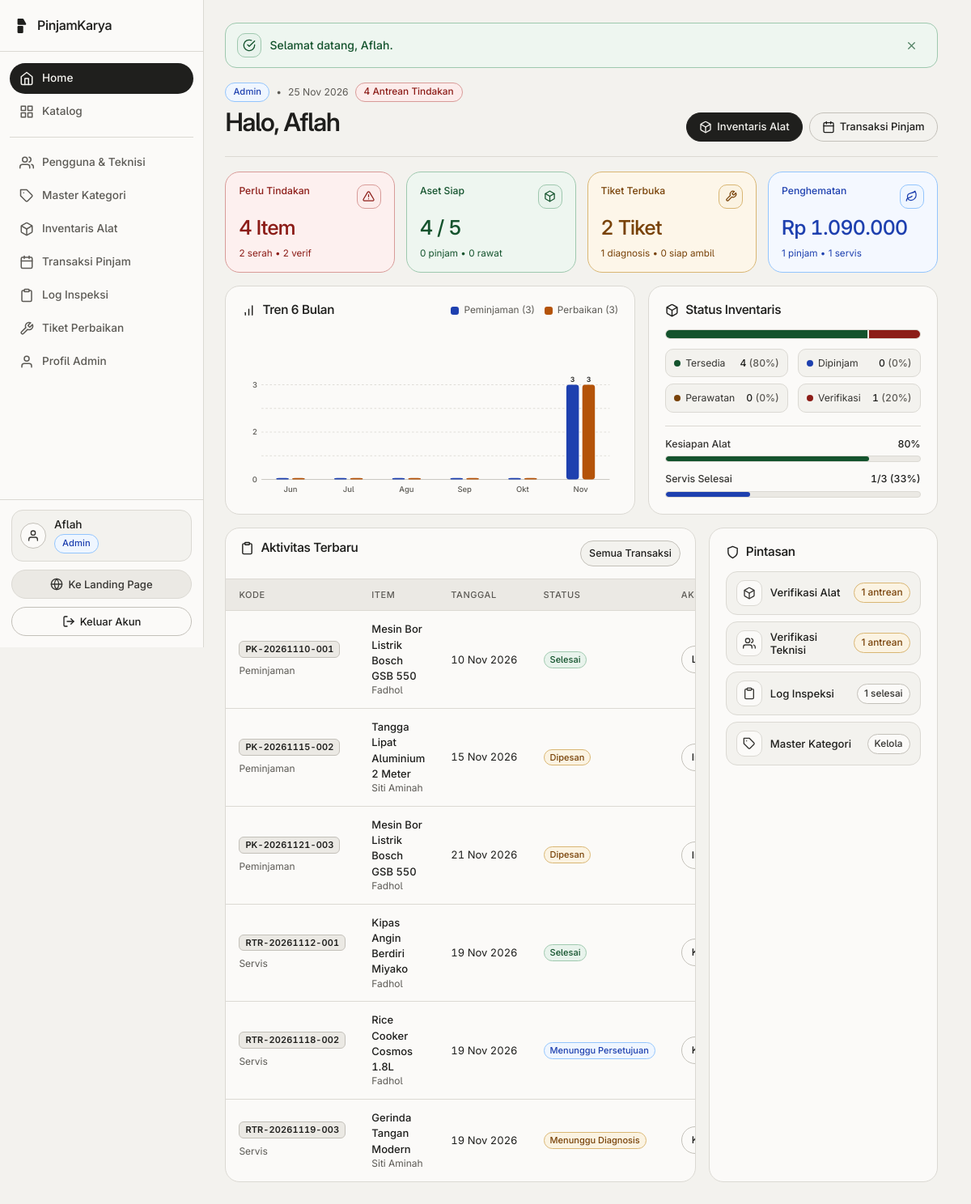
/dashboard.php (signed in), run on the app's committed database.
### tables this page shows
CREATE TABLE users (
    id_user INT AUTO_INCREMENT PRIMARY KEY,
    nama VARCHAR(100) NOT NULL,
    email VARCHAR(100) NOT NULL UNIQUE,
    password VARCHAR(255) NOT NULL,
    no_hp VARCHAR(20) NOT NULL,
    alamat TEXT NOT NULL,
    role ENUM('admin', 'mitra', 'warga') NOT NULL DEFAULT 'warga',
    is_kontributor TINYINT(1) NOT NULL DEFAULT 0,
    is_teknisi TINYINT(1) NOT NULL DEFAULT 0,
    is_verified_teknisi TINYINT(1) NOT NULL DEFAULT 0,
    skor_kredibilitas INT NOT NULL DEFAULT 100,
    created_at TIMESTAMP DEFAULT CURRENT_TIMESTAMP
);

CREATE TABLE peminjaman (
    id_peminjaman INT AUTO_INCREMENT PRIMARY KEY,
    kode_booking VARCHAR(30) NOT NULL UNIQUE,
    id_alat INT NOT NULL,
    id_warga INT NOT NULL,
    tgl_mulai DATE NOT NULL,
    tgl_selesai DATE NOT NULL,
    setuju_panduan TINYINT(1) NOT NULL DEFAULT 1,
    status_peminjaman ENUM('Dipesan', 'Dipinjam', 'Selesai', 'Dibatalkan') NOT NULL DEFAULT 'Dipesan',
    created_at TIMESTAMP DEFAULT CURRENT_TIMESTAMP,
    CONSTRAINT fk_pinjam_alat FOREIGN KEY (id_alat) REFERENCES aset_alat(id_alat) ON DELETE RESTRICT,
    CONSTRAINT fk_pinjam_warga FOREIGN KEY (id_warga) REFERENCES users(id_user) ON DELETE CASCADE
);

CREATE TABLE tiket_perbaikan (
    id_tiket INT AUTO_INCREMENT PRIMARY KEY,
    kode_tiket VARCHAR(30) NOT NULL UNIQUE,
    id_pelapor INT NOT NULL,
    id_kategori INT NOT NULL,
    id_teknisi INT NULL DEFAULT NULL,
    id_alat_hub INT NULL DEFAULT NULL,
    nama_barang VARCHAR(150) NOT NULL,
    deskripsi_kerusakan TEXT NOT NULL,
    foto_barang VARCHAR(255) NOT NULL DEFAULT 'default_tiket.jpg',
    metode_cek ENUM('Diantar ke Hub', 'Kunjungan Teknisi') NOT NULL DEFAULT 'Diantar ke Hub',
    diagnosis_teknisi TEXT NULL,
    estimasi_biaya DECIMAL(12,2) NOT NULL DEFAULT 0.00,
    estimasi_hari INT NOT NULL DEFAULT 0,
    persetujuan_warga TINYINT(1) NOT NULL DEFAULT 0,
    status_tiket ENUM('Menunggu Diagnosis', 'Menunggu Persetujuan', 'Dikerjakan', 'Siap Diambil', 'Selesai', 'Dibatalkan') NOT NULL DEFAULT 'Menunggu Diagnosis',
    created_at TIMESTAMP DEFAULT CURRENT_TIMESTAMP,
    CONSTRAINT fk_tiket_pelapor FOREIGN KEY (id_pelapor) REFERENCES users(id_user) ON DELETE CASCADE,
    CONSTRAINT fk_tiket_kategori FOREIGN KEY (id_kategori) REFERENCES kategori_alat(id_kategori) ON DELETE RESTRICT,
    CONSTRAINT fk_tiket_teknisi FOREIGN KEY (id_teknisi) REFERENCES users(id_user) ON DELETE SET NULL,
    CONSTRAINT fk_tiket_alat_hub FOREIGN KEY (id_alat_hub) REFERENCES aset_alat(id_alat) ON DELETE SET NULL
);

### includes/functions.php (the view, shortened to what the rows shown need)
<?php
function pk_nama_bulan_singkat(): array {
    return [
        1 => 'Jan', 2 => 'Feb', 3 => 'Mar', 4 => 'Apr',
        5 => 'Mei', 6 => 'Jun', 7 => 'Jul', 8 => 'Agu',
        9 => 'Sep', 10 => 'Okt', 11 => 'Nov', 12 => 'Des',
    ];
}
function format_nama_pengguna(string $nama): string {
    $clean = trim((string)preg_replace('/\s*\([^)]*(?:Warga|Mitra|Admin|Teknisi|Skor)[^)]*\)\s*$/iu', '', $nama));
    return $clean !== '' ? $clean : trim($nama);
}
function user_role_label(array $user): string {
    $role = (string)($user['role'] ?? 'warga');
    if ($role === 'admin') {
        return 'Admin';
    }
    return 'Warga';
}
function render_role_badge(array $user, string $extra_class = ''): string {
    $role = (string)($user['role'] ?? 'warga');
    $mod = 'warga';
    if ($role === 'admin') {
        $mod = 'admin';
    } elseif ($role === 'mitra') {
        $mod = 'mitra';
    }
    $cls = 'pk-role-tag pk-role-tag--' . $mod . ($extra_class !== '' ? ' ' . trim($extra_class) : '');
    return '<span class="' . $cls . '">' . e(user_role_label($user)) . '</span>';
}
function e($string): string {
    return htmlspecialchars((string)$string, ENT_QUOTES, 'UTF-8');
}
function format_tanggal(?string $date_str): string {
    $ts = strtotime($date_str);
    $bulan = pk_nama_bulan_singkat();
    $d = date('d', $ts);
    $m = $bulan[(int)date('n', $ts)] ?? date('M', $ts);
    $y = date('Y', $ts);
    return "$d $m $y";
}
function refresh_user_session(mysqli $conn): void {
    $id_user = (int)$_SESSION['user']['id_user'];
    $row = pk_stmt_one(
        $conn,
        'SELECT id_user, nama, email, no_hp, alamat, role, is_kontributor, is_teknisi, is_verified_teknisi, skor_kredibilitas, created_at FROM users WHERE id_user = ? LIMIT 1',
        'i',
        [$id_user]
    );
}
function pk_stmt_all(mysqli $conn, string $sql, string $types = '', array $params = []): array {
    $stmt = mysqli_prepare($conn, $sql);
    if ($types !== '' && !empty($params)) {
        mysqli_stmt_bind_param($stmt, $types, ...$params);
    }
    mysqli_stmt_execute($stmt);
    $res = mysqli_stmt_get_result($stmt);
    $rows = [];
    while ($row = mysqli_fetch_assoc($res)) {
        $rows[] = $row;
    }
    return $rows;
}
function pk_stmt_one(mysqli $conn, string $sql, string $types = '', array $params = []): array {
    $rows = pk_stmt_all($conn, $sql, $types, $params);
    return $rows[0] ?? [];
}
function render_badge(string $label, array $style_map, string $default_class = 'pk-badge--muted'): string {
    $cls = $style_map[$label] ?? $default_class;
    return '<span class="pk-badge ' . $cls . '">' . e($label) . '</span>';
}
function badge_status_pinjam(string $status): string {
    return render_badge($status, [
        'Dipesan'    => 'pk-badge--warning',
        'Dipinjam'   => 'pk-badge--primary',
        'Selesai'    => 'pk-badge--success',
        'Dibatalkan' => 'pk-badge--danger',
    ]);
}
    ?>
    <?php
function pk_render_dashboard_bento(array $user, string $display_name, array $view): string {
    $status_pill      = (string)($view['status_pill'] ?? '');
    $dist_title       = (string)($view['dist_title'] ?? 'Status Aset');
    $queue_rows       = (array)($view['queue_rows'] ?? []);
    $empty_queue      = (array)($view['empty_queue'] ?? []);
    ?>
<section class="pk-bento-hero" aria-labelledby="dash-greeting">
    <div class="pk-bento-hero-main">
        <div class="pk-bento-kicker">
            <?= render_role_badge($user) ?>
            <span>&bull;</span>
            <span><?= e(format_tanggal(date('Y-m-d'))) ?></span>
            <?php if ($status_pill !== ''): ?>
                <?= $status_pill ?>
            <?php endif; ?>
        </div>
        <h1 id="dash-greeting">Halo, <?= e($display_name) ?></h1>
    </div>
</section>
<section class="pk-bento-grid" aria-label="Analitik dan Antrean">
    <article class="pk-bento-card pk-bento-span-7" aria-labelledby="chart-trend-heading">
        <div class="pk-bento-head">
            <h2 id="chart-trend-heading" class="pk-bento-title">
                <?= svg_icon('bar-chart', 17) ?>
                <span>Tren 6 Bulan</span>
            </h2>
        </div>
    </article>
    <article class="pk-bento-card pk-bento-span-5" aria-labelledby="dist-heading">
        <div class="pk-bento-head">
            <h2 id="dist-heading" class="pk-bento-title">
                <?= svg_icon('box', 17) ?>
                <span><?= e($dist_title) ?></span>
            </h2>
        </div>
    </article>
    <article class="pk-bento-card pk-bento-card--table pk-bento-span-8" aria-labelledby="queue-heading">
        <div class="pk-bento-head">
            <h2 id="queue-heading" class="pk-bento-title">
                <?= svg_icon('clipboard', 17) ?>
                <span>Aktivitas Terbaru</span>
            </h2>
        </div>
        <?php if (empty($queue_rows)): ?>
            <div class="pk-empty-state">
                <div class="pk-empty-icon"><?= svg_icon($empty_queue['icon'], 22) ?></div>
                <h3><?= e($empty_queue['title']) ?></h3>
                <div class="mt-2">
                    <a href="<?= e($empty_queue['href']) ?>" class="btn btn-primary"><?= e($empty_queue['btn']) ?></a>
                </div>
            </div>
        <?php else: ?>
            <div class="pk-table-scroll">
                <table class="pk-table">
                    <thead>
                        <tr>
                            <th>Kode</th>
                            <th>Item</th>
                            <th>Tanggal</th>
                            <th>Status</th>
                            <th>Aksi</th>
                        </tr>
                    </thead>
                    <tbody>
                        <?php foreach ($queue_rows as $qr): ?>
                            <tr>
                                <td class="pk-nowrap">
                                    <span class="pk-code-tag"><?= e($qr['code']) ?></span>
                                    <div class="pk-td-sub mt-1"><?= e($qr['kind']) ?></div>
                                </td>
                                <td>
                                    <strong><?= e($qr['title']) ?></strong>
                                    <div class="pk-td-sub"><?= e($qr['sub']) ?></div>
                                </td>
                                <td class="pk-nowrap"><?= e($qr['date']) ?></td>
                                <td class="pk-nowrap"><?= $qr['badge'] ?></td>
                                <td class="pk-nowrap">
                                    <a href="<?= e($qr['href']) ?>" class="btn btn-outline"><?= e($qr['cta']) ?></a>
                                </td>
                            </tr>
                        <?php endforeach; ?>
                    </tbody>
                </table>
            </div>
        <?php endif; ?>
    </article>
    <article class="pk-bento-card pk-bento-span-4" aria-labelledby="focus-heading">
        <div class="pk-bento-head">
            <h2 id="focus-heading" class="pk-bento-title">
                <?= svg_icon('shield', 17) ?>
                <span>Pintasan</span>
            </h2>
        </div>
    </article>
</section>
    <?php
    return ob_get_clean();
}
function svg_icon(string $name, int $size = 20): string {
    $attr = 'xmlns="http://www.w3.org/2000/svg" width="' . $size . '" height="' . $size . '" viewBox="0 0 24 24" fill="none" stroke="currentColor" stroke-width="2" stroke-linecap="round" stroke-linejoin="round" aria-hidden="true" focusable="false"';
    switch ($name) {
        case 'x':
            return "<svg $attr><line x1=\"18\" y1=\"6\" x2=\"6\" y2=\"18\"/><line x1=\"6\" y1=\"6\" x2=\"18\" y2=\"18\"/></svg>";
        case 'shield':
            return "<svg $attr><path d=\"M12 22s8-4 8-10V5l-8-3-8 3v7c0 6 8 10 8 10z\"/></svg>";
        case 'tool':
        case 'wrench':
            return "<svg $attr><path d=\"M14.7 6.3a1 1 0 0 0 0 1.4l1.6 1.6a1 1 0 0 0 1.4 0l3.77-3.77a6 6 0 0 1-7.94 7.94l-6.91 6.91a2.12 2.12 0 0 1-3-3l6.91-6.91a6 6 0 0 1 7.94-7.94l-3.76 3.76z\"/></svg>";
        case 'grid':
            return "<svg $attr><rect x=\"3\" y=\"3\" width=\"7\" height=\"7\"/><rect x=\"14\" y=\"3\" width=\"7\" height=\"7\"/><rect x=\"14\" y=\"14\" width=\"7\" height=\"7\"/><rect x=\"3\" y=\"14\" width=\"7\" height=\"7\"/></svg>";
        case 'calendar':
            return "<svg $attr><rect x=\"3\" y=\"4\" width=\"18\" height=\"18\" rx=\"2\" ry=\"2\"/><line x1=\"16\" y1=\"2\" x2=\"16\" y2=\"6\"/><line x1=\"8\" y1=\"2\" x2=\"8\" y2=\"6\"/><line x1=\"3\" y1=\"10\" x2=\"21\" y2=\"10\"/></svg>";
        case 'clipboard':
            return "<svg $attr><path d=\"M16 4h2a2 2 0 0 1 2 2v14a2 2 0 0 1-2 2H6a2 2 0 0 1-2-2V6a2 2 0 0 1 2-2h2\"/><rect x=\"8\" y=\"2\" width=\"8\" height=\"4\" rx=\"1\" ry=\"1\"/></svg>";
        case 'check-circle':
            return "<svg $attr><path d=\"M22 11.08V12a10 10 0 1 1-5.93-9.14\"/><polyline points=\"22 4 12 14.01 9 11.01\"/></svg>";
        case 'alert-triangle':
            return "<svg $attr><path d=\"M10.29 3.86L1.82 18a2 2 0 0 0 1.71 3h16.94a2 2 0 0 0 1.71-3L13.71 3.86a2 2 0 0 0-3.42 0z\"/><line x1=\"12\" y1=\"9\" x2=\"12\" y2=\"13\"/><line x1=\"12\" y1=\"17\" x2=\"12.01\" y2=\"17\"/></svg>";
        case 'user':
            return "<svg $attr><path d=\"M20 21v-2a4 4 0 0 0-4-4H8a4 4 0 0 0-4 4v2\"/><circle cx=\"12\" cy=\"7\" r=\"4\"/></svg>";
        case 'users':
            return "<svg $attr><path d=\"M17 21v-2a4 4 0 0 0-4-4H5a4 4 0 0 0-4 4v2\"/><circle cx=\"9\" cy=\"7\" r=\"4\"/><path d=\"M23 21v-2a4 4 0 0 0-3-3.87\"/><path d=\"M16 3.13a4 4 0 0 1 0 7.75\"/></svg>";
        case 'box':
            return "<svg $attr><path d=\"M21 16V8a2 2 0 0 0-1-1.73l-7-4a2 2 0 0 0-2 0l-7 4A2 2 0 0 0 3 8v8a2 2 0 0 0 1 1.73l7 4a2 2 0 0 0 2 0l7-4A2 2 0 0 0 21 16z\"/><polyline points=\"3.27 6.96 12 12.01 20.73 6.96\"/><line x1=\"12\" y1=\"22.08\" x2=\"12\" y2=\"12\"/></svg>";
        case 'bar-chart':
            return "<svg $attr><line x1=\"12\" y1=\"20\" x2=\"12\" y2=\"10\"/><line x1=\"18\" y1=\"20\" x2=\"18\" y2=\"4\"/><line x1=\"6\" y1=\"20\" x2=\"6\" y2=\"16\"/></svg>";
        case 'leaf':
            return "<svg $attr><path d=\"M11 20A7 7 0 0 1 9.8 6.1C15.5 5 17 4.48 19 2c1 2 2 4.18 2 8 0 5.5-4.78 10-10 10Z\"/><path d=\"M2 21c0-3 1.85-5.36 5.08-6C9.5 14.52 12 13 13 12\"/></svg>";
        case 'log-out':
            return "<svg $attr><path d=\"M9 21H5a2 2 0 0 1-2-2V5a2 2 0 0 1 2-2h4\"/><polyline points=\"16 17 21 12 16 7\"/><line x1=\"21\" y1=\"12\" x2=\"9\" y2=\"12\"/></svg>";
        case 'tag':
            return "<svg $attr><path d=\"M20.59 13.41l-7.17 7.17a2 2 0 0 1-2.83 0L2 12V2h10l8.59 8.59a2 2 0 0 1 0 2.82z\"/><line x1=\"7\" y1=\"7\" x2=\"7.01\" y2=\"7\"/></svg>";
        case 'home':
            return "<svg $attr><path d=\"M3 9l9-7 9 7v11a2 2 0 0 1-2 2H5a2 2 0 0 1-2-2z\"/><polyline points=\"9 22 9 12 15 12 15 22\"/></svg>";
        case 'globe':
            return "<svg $attr><circle cx=\"12\" cy=\"12\" r=\"10\"/><line x1=\"2\" y1=\"12\" x2=\"22\" y2=\"12\"/><path d=\"M12 2a15.3 15.3 0 0 1 4 10 15.3 15.3 0 0 1-4 10 15.3 15.3 0 0 1-4-10 15.3 15.3 0 0 1 4-10z\"/></svg>";
    }
}

### includes/sidebar.php (shortened to what the rows shown need)
<?php
$user = $_SESSION['user'] ?? null;
$role = $user['role'] ?? 'public';
?>
<aside class="pk-sidebar" id="pkSidebar" aria-label="Navigasi Utama">
        <?php if ($role === 'admin'): ?>
                        <?= svg_icon('box', 18) ?>
                        <?= svg_icon('clipboard', 18) ?>
                        <?= svg_icon('user', 18) ?>
        <?php endif; ?>
    <?php if ($user): ?>
        <div class="pk-sidebar-footer">
            <a href="<?= BASE_URL ?>/auth/profil.php" class="pk-sidebar-account" title="<?= e($user['nama']) ?> (Profil)">
                <div class="pk-sidebar-account-avatar" aria-hidden="true">
                    <?= svg_icon('user', 16) ?>
                </div>
                <div class="pk-sidebar-account-main">
                    <strong><?= e(format_nama_pengguna((string)$user['nama'])) ?></strong>
                    <div class="pk-sidebar-account-meta">
                        <?= render_role_badge($user) ?>
                    </div>
                </div>
            </a>
            <a href="<?= BASE_URL ?>/index.php" class="btn btn-muted pk-sidebar-landing w-100">
                <?= svg_icon('globe', 16) ?>
                <span>Ke Landing Page</span>
            </a>
            <a href="<?= BASE_URL ?>/auth/logout.php" class="btn btn-outline pk-sidebar-logout w-100">
                <?= svg_icon('log-out', 16) ?>
                <span>Keluar Akun</span>
            </a>
        </div>
    <?php endif; ?>
</aside>

### data on the page
users: nama "Aflah", role "Admin Admin"
peminjaman: status_peminjaman "Selesai"
peminjaman: status_peminjaman "Dipesan"
peminjaman: status_peminjaman "Dipesan"
tiket_perbaikan: status_tiket "Selesai"
tiket_perbaikan: status_tiket "Menunggu Persetujuan"
tiket_perbaikan: status_tiket "Menunggu Diagnosis"

### other printed values
$message "Selamat datang, Aflah."
$urgent_count "4"
$act['label'] "Inventaris Alat"
$act['label'] "Transaksi Pinjam"
$kpi['label'] "Perlu Tindakan"
$kpi['value'] "4 Item"
$kpi['foot'] "2 serah • 2 verif"
$kpi['label'] "Aset Siap"
$kpi['value'] "4 / 5"
$kpi['foot'] "0 pinjam • 0 rawat"
$kpi['label'] "Tiket Terbuka"
$kpi['value'] "2 Tiket"
$kpi['foot'] "1 diagnosis • 0 siap ambil"
$kpi['label'] "Penghematan"
$kpi['value'] "Rp 1.090.000"
